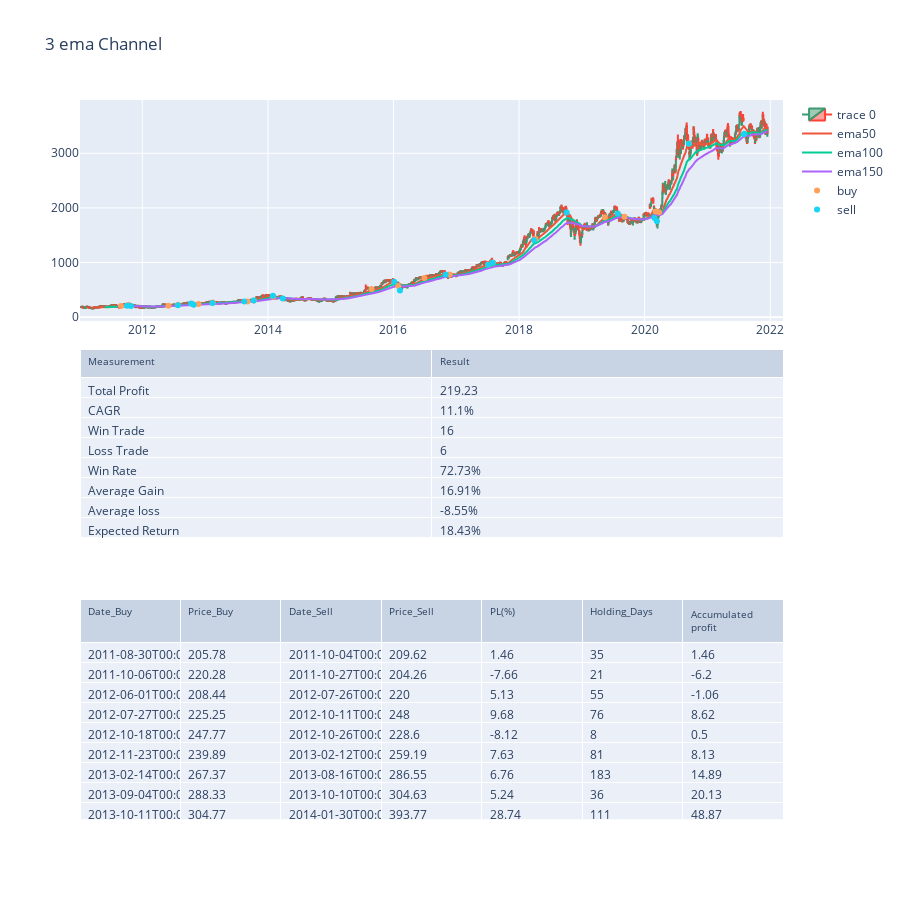

This figure's notebook cell:
### Code cell
plot_3ema()

### Figure 1 — Plotly figure (JSON) as saved in the notebook; plotly's stock layout.template omitted (floating-point values rounded to 4 significant figures; data arrays with more than 128 entries replaced by an {"elided": "..."} marker saying what was removed)
{"data": [{"close": {"elided": "2758 float values"}, "high": {"elided": "2758 float values"}, "low": {"elided": "2758 float values"}, "open": {"elided": "2758 float values"}, "type": "candlestick", "x": {"elided": "2758 str values"}, "xaxis": "x", "yaxis": "y"}, {"mode": "lines", "name": "ema50", "type": "scatter", "x": {"elided": "2758 str values"}, "xaxis": "x", "y": {"elided": "2758 float values"}, "yaxis": "y"}, {"mode": "lines", "name": "ema100", "type": "scatter", "x": {"elided": "2758 str values"}, "xaxis": "x", "y": {"elided": "2758 float values"}, "yaxis": "y"}, {"mode": "lines", "name": "ema150", "type": "scatter", "x": {"elided": "2758 str values"}, "xaxis": "x", "y": {"elided": "2758 float values"}, "yaxis": "y"}, {"mode": "markers", "name": "buy", "type": "scatter", "x": ["2011-08-30T00:00:00", "2011-10-06T00:00:00", "2012-06-01T00:00:00", "2012-07-27T00:00:00", "2012-10-18T00:00:00", "2012-11-23T00:00:00", "2013-02-14T00:00:00", "2013-09-04T00:00:00", "2013-10-11T00:00:00", "2014-01-31T00:00:00", "2015-08-27T00:00:00", "2016-01-29T00:00:00", "2016-06-29T00:00:00", "2016-11-23T00:00:00", "2017-07-06T00:00:00", "2017-08-02T00:00:00", "2018-04-06T00:00:00", "2019-05-15T00:00:00", "2019-09-06T00:00:00", "2020-03-05T00:00:00", "2020-03-25T00:00:00", "2020-09-16T00:00:00"], "xaxis": "x", "y": [205.8, 220.3, 208.4, 225.2, 247.8, 239.9, 267.4, 288.3, 304.8, 371.8, 513.7, 572.0, 715.8, 781.7, 964.7, 1002.0, 1430.0, 1828.0, 1838.0, 1933, 1921.0, 3180.0], "yaxis": "y"}, {"mode": "markers", "name": "sell", "type": "scatter", "x": ["2011-10-04T00:00:00", "2011-10-27T00:00:00", "2012-07-26T00:00:00", "2012-10-11T00:00:00", "2012-10-26T00:00:00", "2013-02-12T00:00:00", "2013-08-16T00:00:00", "2013-10-10T00:00:00", "2014-01-30T00:00:00", "2014-03-28T00:00:00", "2016-01-05T00:00:00", "2016-02-08T00:00:00", "2016-10-31T00:00:00", "2017-07-05T00:00:00", "2017-08-01T00:00:00", "2018-03-29T00:00:00", "2018-10-05T00:00:00", "2019-07-30T00:00:00", "2020-02-28T00:00:00", "2020-03-13T00:00:00", "2020-09-14T00:00:00", "2021-08-02T00:00:00"], "xaxis": "x", "y": [209.6, 204.3, 220, 248, 228.6, 259.2, 286.6, 304.6, 393.8, 340.1, 646.9, 486.5, 781.0, 961.5, 996.1, 1406, 1918.0, 1891.0, 1815.0, 1755, 3173.0, 3353.0], "yaxis": "y"}, {"cells": {"align": "left", "values": [["Total Profit", "CAGR", "Win Trade", "Loss Trade ", "Win Rate", "Average Gain", "Average loss", "Expected Return"], [219.2, "11.1%", 16, 6, "72.73%", "16.91%", "-8.55%", "18.43%"]]}, "domain": {"x": [0, 1], "y": [0.3467, 0.6533]}, "header": {"align": "left", "font": {"size": 10}, "values": ["Measurement", "Result"]}, "type": "table"}, {"cells": {"align": "left", "values": {"elided": "7x22 mixed values"}}, "domain": {"x": [0, 1], "y": [0, 0.3067]}, "header": {"align": "left", "font": {"size": 10}, "values": ["Date_Buy", "Price_Buy", "Date_Sell", "Price_Sell", "PL(%)", "Holding_Days", "Accumulated profit"]}, "type": "table"}], "layout": {"height": 900, "showlegend": true, "title": {"text": "3 ema Channel"}, "xaxis": {"anchor": "y", "domain": [0, 1], "rangeslider": {"visible": false}}, "yaxis": {"anchor": "x", "domain": [0.6933, 1]}}}
